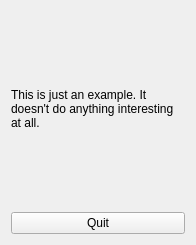
<ui version="4.0" stdsetdef="1" >
  <author></author>
  <comment></comment>
  <exportmacro></exportmacro>
  <class>ExampleBase</class>
  <widget class="QWidget" name="ExampleBase" >
    <property name="geometry" >
      <rect>
        <x>0</x>
        <y>0</y>
        <width>196</width>
        <height>245</height>
      </rect>
    </property>
    <property name="windowTitle" >
      <string>Example</string>
    </property>
    <layout class="QVBoxLayout" >
      <property name="margin" >
        <number>11</number>
      </property>
      <property name="spacing" >
        <number>6</number>
      </property>
      <item>
        <widget class="QLabel" name="TextLabel1" >
          <property name="text" >
            <string>This is just an example. It doesn't do anything interesting at all.</string>
          </property>
          <property name="wordWrap" >
            <bool>true</bool>
          </property>
        </widget>
      </item>
      <item>
        <widget class="QPushButton" name="quit" >
          <property name="text" >
            <string>Quit</string>
          </property>
        </widget>
      </item>
    </layout>
  </widget>
</ui>
